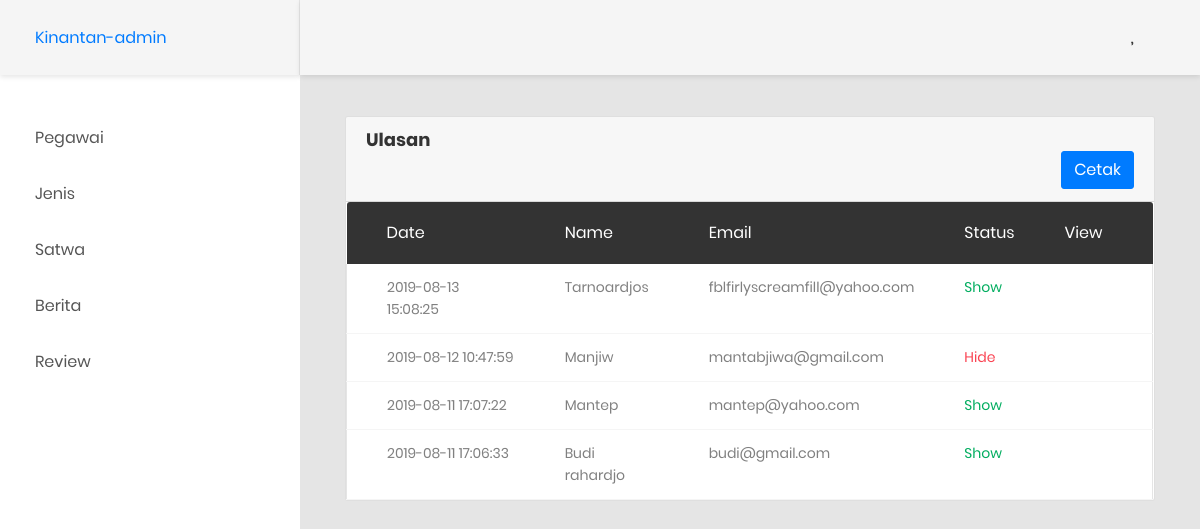
/admin/main.php?page=review, run on the app's committed database.
### tables this page shows
CREATE TABLE `ulasan` (
  `ulasanid` int(11) NOT NULL,
  `ulasanemail` varchar(40) DEFAULT NULL,
  `ulasannama` varchar(32) DEFAULT NULL,
  `ulasanpesan` text,
  `pegawainomorinduk` bigint(20) DEFAULT NULL,
  `ulasanstatus` tinyint(1) DEFAULT NULL,
  `ulasanwaktu` timestamp NULL DEFAULT CURRENT_TIMESTAMP
);

### admin/page/review.php (the view)
<div class="card">
<div class="card-header">
    <h4>Ulasan</h4>
    <div style="float:right">
        <ul class="nav nav-pills">
            <li class="nav-item">
                <td>
                    <a class="btn btn-primary" href="page/cetakrev.php">Cetak</a>
                </td>
            </li>
        </ul>
    </div>
</div>
<div class="table-responsive">
    <table class="table table-borderless table-data3">
        <thead>
            <tr>
                <th>date</th>
                <th>name</th>
                <th>email</th>
                <th>status</th>
                <th>view</th>
            </tr>
        </thead>
        <tbody>
            <?php
            $query="SELECT * from ulasan order by ulasanwaktu DESC ";
            $res=mysqli_query($conn,$query);
            while($i=mysqli_fetch_array($res)){?>
            <tr>
                <td><?=$i['ulasanwaktu']?></td>
                <td><?=ucfirst($i['ulasannama'])?></td>
                <td><?=$i['ulasanemail']?></td>
                <?php
                if($i['ulasanstatus']==1){
                ?>
                <td>
                <span class="status--process">Show</span>
                </td>
                <?php
                }
                else{?>
                <td>
                <span class="status--denied">Hide</span>
                </td>
                <?php
                }
                ?>
                <td>
                    <a href="?page=showprev&id=<?=$i['ulasanid']?>" class="item" data-toggle="tooltip" data-placement="top" title="view">
                        <i class="fa fa-eye"></i>
                    </a>
                </td>
            </tr>
            <?php }?>
        </tbody>
    </table>
    </div>
</div>

### data on the page
ulasan: ulasanwaktu "2019-08-13 15:08:25", ulasannama "Tarnoardjos", ulasanemail "fblfirlyscreamfill@yahoo.com", ulasanstatus "Show"
ulasan: ulasanwaktu "2019-08-12 10:47:59", ulasannama "Manjiw", ulasanemail "mantabjiwa@gmail.com", ulasanstatus "Hide"
ulasan: ulasanwaktu "2019-08-11 17:07:22", ulasannama "Mantep", ulasanemail "mantep@yahoo.com", ulasanstatus "Show"
ulasan: ulasanwaktu "2019-08-11 17:06:33", ulasannama "Budi rahardjo", ulasanemail "budi@gmail.com", ulasanstatus "Show"
